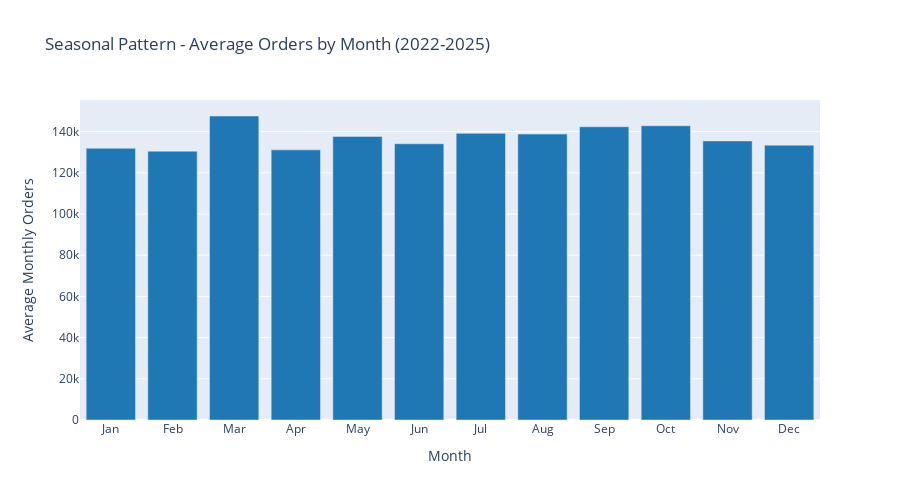

The code cell stored with this chart in its notebook:
### Markdown cell above
## Section 8: Seasonality Analysis

Identify seasonal patterns in the data.

### Code cell
# Extract month from date
company_ts['month'] = company_ts['date'].dt.month
company_ts['year'] = company_ts['date'].dt.year

# Calculate monthly averages
monthly_avg = company_ts.groupby('month').agg({
    'total_orders': 'mean',
    'total_km': 'mean',
    'total_drivers': 'mean'
}).reset_index()

# Month names
month_names = ['Jan', 'Feb', 'Mar', 'Apr', 'May', 'Jun', 
               'Jul', 'Aug', 'Sep', 'Oct', 'Nov', 'Dec']
monthly_avg['month_name'] = monthly_avg['month'].apply(lambda x: month_names[x-1])

# Create seasonality chart
fig = go.Figure()

fig.add_trace(
    go.Bar(
        x=monthly_avg['month_name'],
        y=monthly_avg['total_orders'],
        name='Avg Orders',
        marker_color='#1f77b4'
    )
)

fig.update_layout(
    title="Seasonal Pattern - Average Orders by Month (2022-2025)",
    xaxis_title="Month",
    yaxis_title="Average Monthly Orders",
    height=500
)

fig.show()

# Identify peak and low months
peak_month = monthly_avg.loc[monthly_avg['total_orders'].idxmax(), 'month_name']
low_month = monthly_avg.loc[monthly_avg['total_orders'].idxmin(), 'month_name']

print(f"\nSeasonality Insights:")
print(f"  Peak month: {peak_month} ({monthly_avg['total_orders'].max():.0f} orders)")
print(f"  Low month: {low_month} ({monthly_avg['total_orders'].min():.0f} orders)")
print(f"  Seasonal variation: {(monthly_avg['total_orders'].max() / monthly_avg['total_orders'].min() - 1) * 100:.1f}%")

### Figure 1 — Plotly figure (JSON) as saved in the notebook; plotly's stock layout.template omitted (floating-point values rounded to 4 significant figures)
{"data": [{"marker": {"color": "#1f77b4"}, "name": "Avg Orders", "type": "bar", "x": ["Jan", "Feb", "Mar", "Apr", "May", "Jun", "Jul", "Aug", "Sep", "Oct", "Nov", "Dec"], "y": [131900.0, 130500.0, 147600.0, 131200.0, 137700.0, 134100.0, 139200.0, 138800.0, 142400.0, 142800.0, 135500.0, 133400.0]}], "layout": {"height": 500, "title": {"text": "Seasonal Pattern - Average Orders by Month (2022-2025)"}, "xaxis": {"title": {"text": "Month"}}, "yaxis": {"title": {"text": "Average Monthly Orders"}}}}
